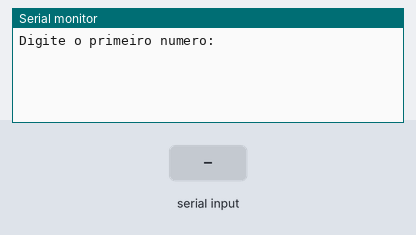
A sketch run on a simulated Arduino Uno, built with avr-gcc and run on an emulated ATmega328P. Shown: the last lines printed to the serial monitor. Inputs (shaded band) come from the test bench.

Above: at 1.2 s.
1.3 s: "90,45\n" received over Serial
At 2.4 s:
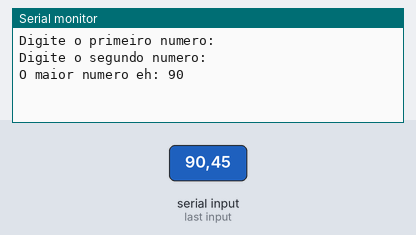
At 7.7 s:
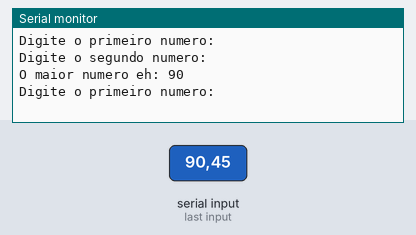

Measured:
- after the input at 1.3 s, the serial monitor: prints a new line at once (image 1)

The sketch:

if_14.ino
```cpp
// Variáveis
int numero1 = 0;
int numero2 = 0;

void setup()
{
  Serial.begin(9600);
}

void loop()
{
  Serial.println("Digite o primeiro numero:");
  while (!Serial.available()) {}
  numero1 = Serial.parseInt();
  Serial.read(); // limpa o buffer

  Serial.println("Digite o segundo numero:");
  while (!Serial.available()) {}
  numero2 = Serial.parseInt();
  Serial.read(); // limpa o buffer

  if (numero1 > numero2) {
    Serial.print("O maior numero eh: ");
    Serial.println(numero1);
  } else if (numero2 > numero1) {
    Serial.print("O maior numero eh: ");
    Serial.println(numero2);
  } else {
    Serial.println("Os numeros sao iguais.");
  }

  delay(5000);  // espera 5 segundos antes de repetir
}
```
